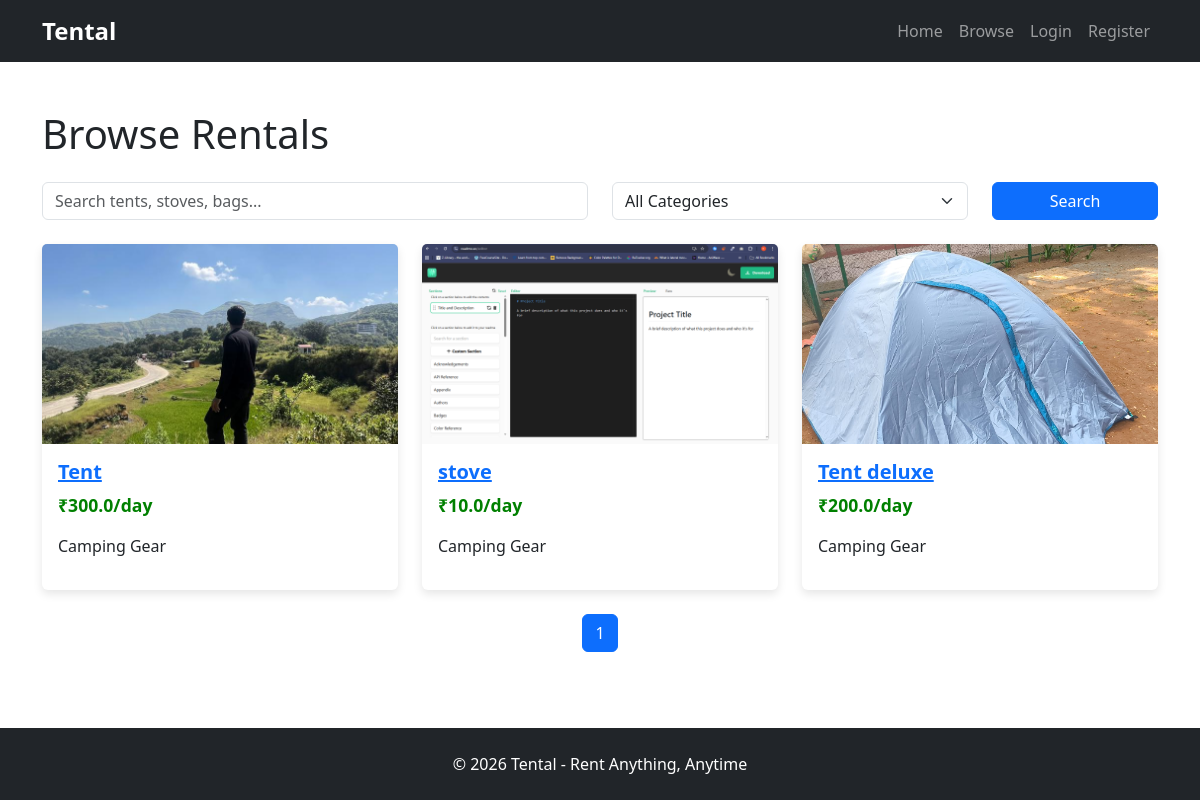
The app's page /browse, older data.
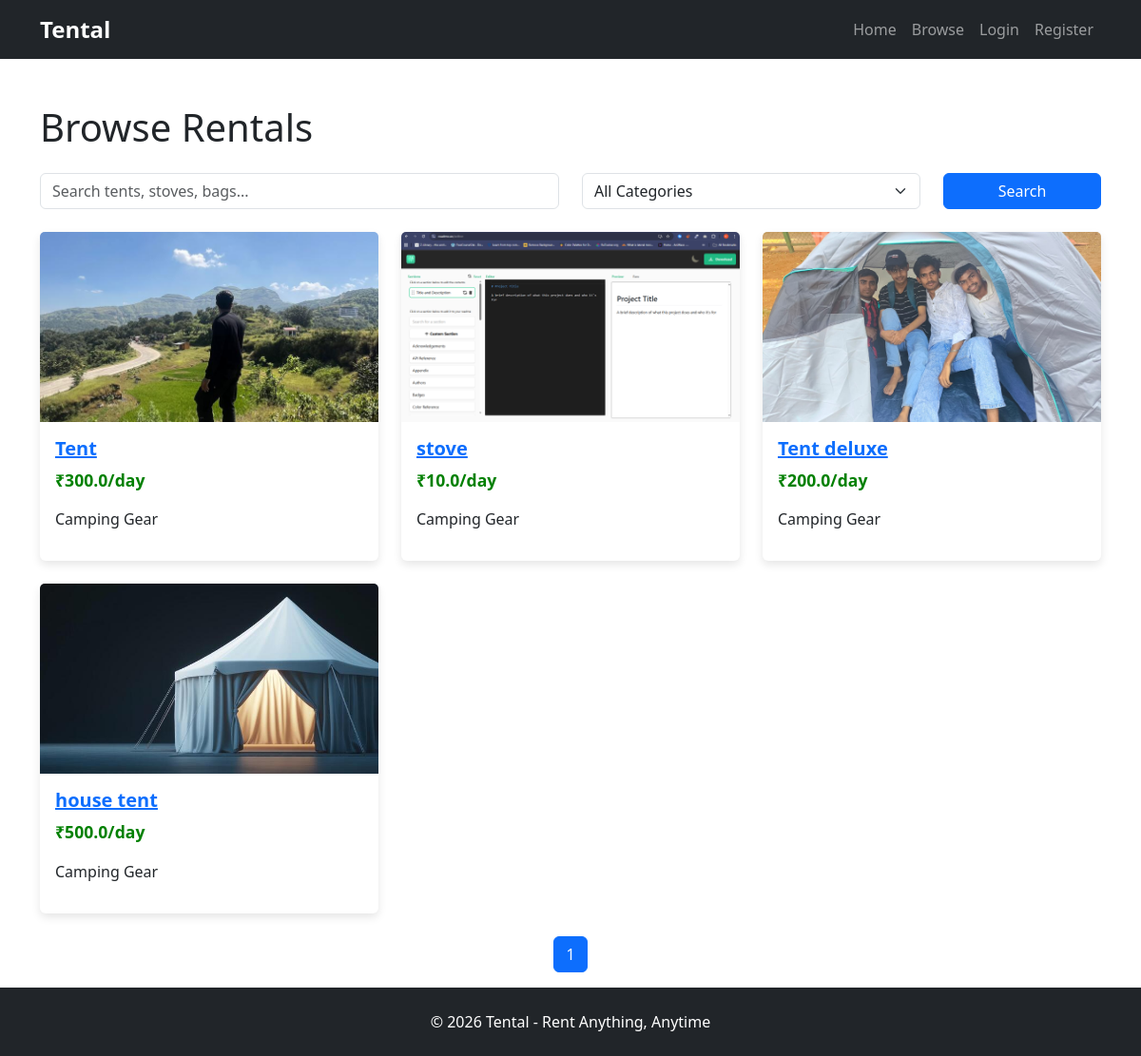
The same page, newer data.
### models/rental_item.py (models this page shows)
class RentalItem(db.Model):
    id = db.Column(db.Integer, primary_key=True)
    title = db.Column(db.String(100), nullable=False)
    description = db.Column(db.Text, nullable=False)
    price_per_day = db.Column(db.Float, nullable=False)
    category = db.Column(db.String(100), nullable=False)
    user_id = db.Column(
        db.Integer,
        db.ForeignKey("user.id"),
        nullable=False
    )
    status = db.Column(
        db.String(20),
        default="pending"
    )
    image = db.Column(
        db.String(255)
    )
    bookings = db.relationship(
        "Booking",
        backref="rental_item",
        lazy=True
    )
    quantity = db.Column(
        db.Integer,
        nullable=False,
        default=1
    )
    security_deposit = db.Column(
        db.Float,
        nullable=False,
        default=0
    )
    reviews = db.relationship(
        "Review",
        backref="rental_item",
        lazy=True,
        cascade="all, delete-orphan"
    )

### routes/main.py (the view, shortened to what this page needs)
@main.route("/browse")
def browse():
    search = request.args.get(
        "search",
        ""
    )
    category = request.args.get(
        "category",
        ""
    )
    page = request.args.get(
        "page",
        1,
        type=int
    )
    pagination = RentalItem.query.filter_by(
        status="approved"
    ).paginate(
        page=page,
        per_page=6,
        error_out=False
    )
    rentals = pagination.items
    rentals = [
        rental for rental in rentals
        if rental.owner.is_active_user
    ]
    if category:
        rentals = [
            rental
            for rental in rentals
            if rental.category == category
        ]
    return render_template(
        "browse.html",
        rentals=rentals,
        selected_category=category,
        pagination=pagination
    )

### templates/browse.html (shortened to what this page needs)
{% extends "base.html" %} {% block content %}
<div id="browse-page" class="container mt-5">
  <h1 id="browse-title" class="mb-4">Browse Rentals</h1>
<form method="GET" class="mb-4">
  <div class="row">
    <div class="col-md-6">
      <input
        type="text"
        name="search"
        class="form-control"
        placeholder="Search tents, stoves, bags..."
        value="{{ request.args.get('search', '') }}"
      />
    </div>
    <div class="col-md-4">
      <select
        name="category"
        class="form-select"
      >
        <option value="">
          All Categories
        </option>
      </select>
    </div>
    <div class="col-md-2">
      <button
        type="submit"
        class="btn btn-primary w-100"
      >
        Search
      </button>
    </div>
  </div>
</form>
  <div id="rental-listings" class="row g-4">
    {% for rental in rentals %}
    <div class="col-md-4">
      <div class="card rental-card">
        {% if rental.image %}
        <img
          src="{{ url_for('static', filename='uploads/' + rental.image) }}"
          class="card-img-top"
          alt="{{ rental.title }}"
          style="height: 200px; object-fit: cover"
        />
        {% endif %}
        <div class="card-body">
          <a href="{{ url_for('main.listing_detail', id=rental.id) }}">
            <h5 class="rental-title">{{ rental.title }}</h5>
          </a>
          <p class="rental-price">₹{{ rental.price_per_day }}/day</p>
          <p>{{ rental.category }}</p>
        </div>
      </div>
    </div>
    {% endfor %}
  </div>
  <nav class="mt-4">
  <ul class="pagination justify-content-center">
    {% for page_num in pagination.iter_pages() %}
      {% if page_num %}
      <li
        class="page-item {% if page_num == pagination.page %}active{% endif %}"
      >
        <a
          class="page-link"
          href="{{ url_for('main.browse', page=page_num) }}"
        >
          {{ page_num }}
        </a>
      </li>
      {% endif %}
    {% endfor %}
  </ul>
</nav>
</div>
{% endblock %}

### templates/base.html (shortened to what this page needs)
<!doctype html>
<html lang="en">
  <head>
    <link
      href="https://cdn.jsdelivr.net/npm/bootstrap@5.3.7/dist/css/bootstrap.min.css"
      rel="stylesheet"
    />
    <link
      rel="stylesheet"
      href="{{ url_for('static', filename='css/style.css') }}"
    />
  </head>
  <body>
    <nav class="navbar navbar-expand-lg navbar-dark bg-dark">
      <div class="container">
        <a class="navbar-brand" href="#">Tental</a>
        <div class="navbar-nav ms-auto">
          <a class="nav-link" href="{{ url_for('main.home') }}">Home</a>
          <a class="nav-link" href="{{ url_for('main.browse') }}">Browse</a>
          {% if current_user.is_authenticated %}
          <span class="nav-link"> {{ current_user.name }} </span>
          <a class="nav-link" href="{{ url_for('main.owner_dashboard') }}">
            Dashboard
          </a>
          <a class="nav-link" href="{{ url_for('main.create_listing') }}">
            Create Listing
          </a>
          <a class="nav-link" href="{{ url_for('main.my_listings') }}">
            My Listings
          </a>
          <a class="nav-link" href="{{ url_for('main.my_bookings') }}">
            My Bookings
          </a>
          <a class="nav-link" href="{{ url_for('main.booking_requests') }}">
            Booking Requests
          </a>
          <a class="nav-link" href="{{ url_for('auth.logout') }}"> Logout </a>
          <a class="nav-link" href="{{ url_for('main.profile') }}"> Profile </a>
          <li class="nav-item">
            <a class="nav-link" href="{{ url_for('main.analytics') }}">
              Analytics
            </a>
          </li>
          {% if current_user.is_authenticated and current_user.is_admin %}
          <a class="nav-link" href="{{ url_for('main.admin_dashboard') }}">
            Admin Panel
          </a>
          {% endif %} {% else %}
          <a class="nav-link" href="{{ url_for('auth.login') }}"> Login </a>
          <a class="nav-link" href="{{ url_for('auth.register') }}">
            Register
          </a>
          {% endif %}
        </div>
      </div>
    </nav>
    <main class="flex-grow-1">{% block content %} {% endblock %}</main>
    <footer id="footer-section" class="bg-dark text-white text-center py-4">
      <p class="mb-0">© 2026 Tental - Rent Anything, Anytime</p>
    </footer>
  </body>
</html>

### static/css/style.css (style rules this page uses)
:root { --primary-color: #2E8B57; --secondary-color: #1E293B; }
html, body { height: 100%; }
body { display: flex; flex-direction: column; }
#footer-section { margin-top: auto; }
.navbar-brand { font-size: 1.5rem; font-weight: 700; }
.rental-card { transition: all 0.3s ease; border: none; box-shadow: 0 4px 10px rgba(0, 0, 0, 0.1); }
.rental-title { font-weight: 600; }
.rental-price { font-size: 1.1rem; font-weight: bold; color: green; }

Row changes from the older to the newer data that the page shows:
changed RentalItem "Tent deluxe": image: a different picture
added RentalItem: image (picture), title "house tent", price_per_day "500.0", category "Camping Gear"
